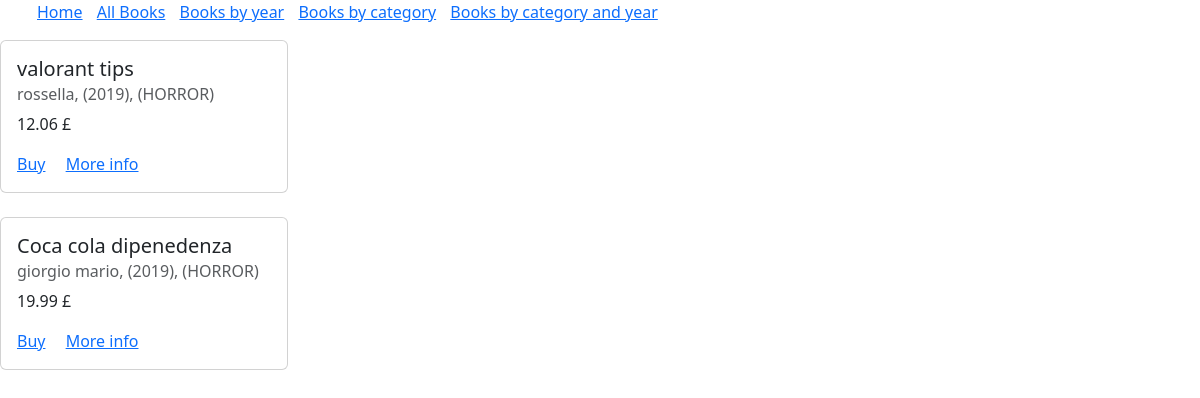
/books/category/HORROR/year/2019, run on the app's committed database.
### app1/models.py (models this page shows)
class Book(models.Model):
    id = models.AutoField(primary_key = True)
    year = models.IntegerField()
    author = models.TextField()
    price = models.DecimalField(max_digits = 8, decimal_places = 2)
    title = models.TextField()
    description = models.TextField()
    category_choices = [
        ('FICTION', 'fiction'),
        ('HORROR', 'horror'),
        ('SCFI', 'scfi'),
        ('SPLATTER', 'splatter'),
        ('FANTASY', 'fantasy'),
    ]
    category = models.CharField(max_length=50, choices=category_choices, default='FICTION')

### app1/views.py (the view)
# urls.py: path('books/category/<str:categoryid>/year/<int:yearid>', views.bookbycategoryandyear, name='bookbycategoryandyear'),
def bookbycategoryandyear(request, categoryid, yearid):
    books = Book.objects.filter(category=categoryid.upper(), year=yearid)
    return render(request, 'bookbycategoryandyear.html', {'books': books})

### app1/templates/bookbycategoryandyear.html
{% extends 'base.html' %}
{% block content %}
    {% for book in books %}
    <div class="card" style="width: 18rem;">
    <div class="card-body">
    <h5 class="card-title">{{book.title}}</h5>
    <h6 class="card-subtitle mb-2 text-muted">{{book.author}}, ({{book.year}}), ({{book.category}})</h6>
    <p class="card-text">{{book.price}} £</p>
    <a href="#" class="card-link">Buy</a>
    <a href="{% url 'singlebook' bookid=book.id %}" class="card-link">More info</a>
    </div>
    </div>
    <br>
    {% endfor %}
{% endblock %}

### data on the page
Book: title "valorant tips", author "rossella", year "2019", category "HORROR", price "12.06"
Book: title "Coca cola dipenedenza", author "giorgio mario", year "2019", category "HORROR", price "19.99"
